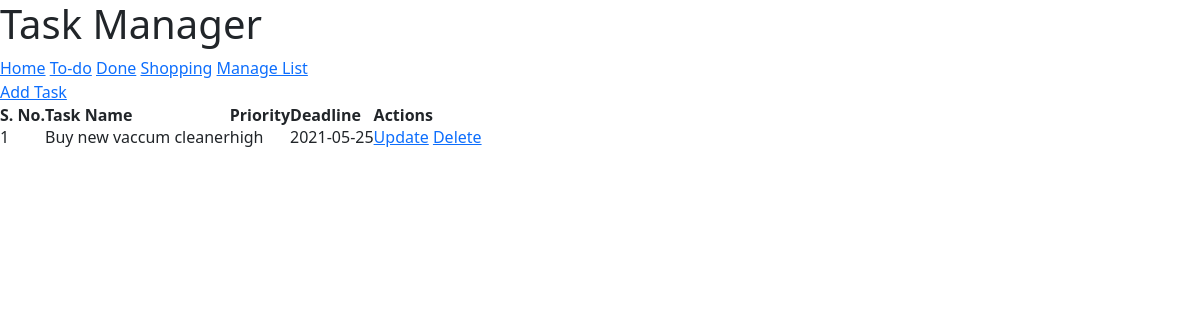
/list-task.php?list_id=3, run on the app's committed database.
### tables this page shows
CREATE TABLE `tbl_lists` (
  `list_id` int(10) UNSIGNED NOT NULL,
  `list_name` varchar(50) NOT NULL,
  `list_desc` varchar(150) DEFAULT NULL
);

CREATE TABLE `tbl_tasks` (
  `task_id` int(10) UNSIGNED NOT NULL,
  `task_name` varchar(150) NOT NULL,
  `task_desc` text NOT NULL,
  `list_id` int(11) NOT NULL,
  `priority` varchar(10) NOT NULL,
  `deadline` date NOT NULL
);

### list-task.php (the view, shortened to what this page needs)
<?php
    $list_id_url=$_GET['list_id'];
?>
<html>
    <head>
        <link rel="stylesheet" href="<?php echo SITEURL;?>css/style.css">
        <link href="https://cdn.jsdelivr.net/npm/bootstrap@5.0.1/dist/css/bootstrap.min.css" rel="stylesheet">
    </head>
    <body>
        <h1>Task Manager</h1>
        <div class="menu">
            <a href="<?php echo SITEURL; ?>index.php">Home</a>
            <?php
                $conn2 = mysqli_connect(LOCALHOST, DB_USERNAME, DB_PASSWORD) or die(mysqli_error());
                $sql2="SELECT * FROM tbl_lists";
                $res2 = mysqli_query($conn2, $sql2);
                if($res2 == true){
                    while($row2=mysqli_fetch_assoc($res2)){
                        $list_id = $row2['list_id'];
                        $list_name = $row2['list_name'];
                        ?>
                        <a href="<?php echo SITEURL; ?>list-task.php?list_id=<?php echo $list_id; ?>"><?php echo $list_name; ?></a>
                        <?php
                    }
                }
            ?>
            <a href="<?php echo SITEURL; ?>manage-list.php">Manage List</a>
        </div>
        <div class=all-task>
            <a href="<?php echo SITEURL; ?>add-task.php">Add Task</a>
            <table>
                <tr>
                    <th>S. No.</th>
                    <th>Task Name</th>
                    <th>Priority</th>
                    <th>Deadline</th>
                    <th>Actions</th>
                </tr>
                <?php
                    $conn = mysqli_connect(LOCALHOST, DB_USERNAME, DB_PASSWORD) or die(mysqli_error());
                    $sql = "SELECT * FROM tbl_tasks
                        WHERE list_id=$list_id_url";
                    $res=mysqli_query($conn, $sql);
                    if($res==true){
                        $count_rows=mysqli_num_rows($res);
                        $sn=1;
                        if($count_rows>0){
                            while($row=mysqli_fetch_assoc($res)){
                                $task_id=$row['task_id'];
                                $task_name=$row['task_name'];
                                $priority=$row['priority'];
                                $deadline=$row['deadline'];
                                ?>
                                <tr>
                                <td><?php echo $sn++; ?></td>
                                <td><?php echo $task_name; ?></td>
                                <td><?php echo $priority; ?></td>
                                <td><?php echo $deadline; ?></td>
                                <td>
                                    <a href="<?php echo SITEURL; ?>update-task.php?task_id=<?php echo $task_id; ?>">Update</a>
                                    <a href="<?php echo SITEURL; ?>delete-task.php?task_id=<?php echo $task_id; ?>">Delete</a>
                                </td>
                            </tr>
                                <?php
                            }
                        }
                        else{
                            ?>
                            <tr>
                                <td colspan=5>No Tasks added in this list</td>
                            </tr>
                            <?php
                        }
                    }
                ?>
            </table>
        </div>
    </body>
</html>

### css/style.css (style rules this page uses)
* { margin: 0%; padding: 0%; font-family: 'Segoe UI', Tahoma, Geneva, Verdana, sans-serif; }

### data on the page
tbl_lists: list_name "To-do"
tbl_lists: list_name "Done"
tbl_lists: list_name "Shopping"
tbl_tasks: task_name "Buy new vaccum cleaner", priority "high", deadline "2021-05-25"
